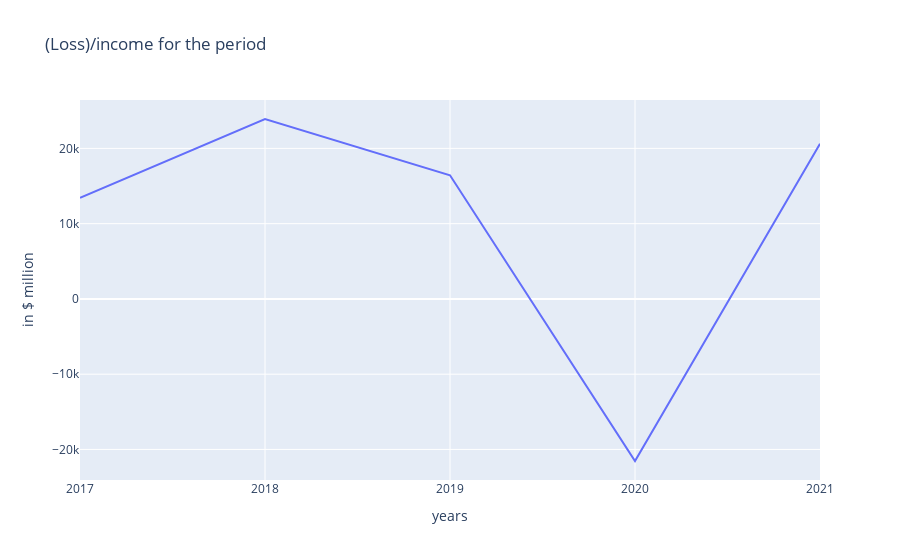

Notebook code cell kept with this figure:
### Code cell
fig = px.line(x=loss_income_for_the_period.keys(), y=loss_income_for_the_period.values(), title="(Loss)/income for the period", labels = {'x':'years', 'y':'in $ million'})
fig.show()

### Figure 1 — Plotly figure (JSON) as saved in the notebook; plotly's stock layout.template omitted (floating-point values rounded to 4 significant figures)
{"data": [{"hovertemplate": "years=%{x}<br>in $ million=%{y}<extra></extra>", "legendgroup": "", "line": {"color": "#636efa", "dash": "solid"}, "marker": {"symbol": "circle"}, "mode": "lines", "name": "", "orientation": "v", "showlegend": false, "type": "scatter", "x": ["2017", "2018", "2019", "2020", "2021"], "xaxis": "x", "y": [13435, 23906, 16432, -21534, 20630], "yaxis": "y"}], "layout": {"legend": {"tracegroupgap": 0}, "title": {"text": "(Loss)/income for the period"}, "xaxis": {"anchor": "y", "domain": [0, 1], "title": {"text": "years"}}, "yaxis": {"anchor": "x", "domain": [0, 1], "title": {"text": "in $ million"}}}}
